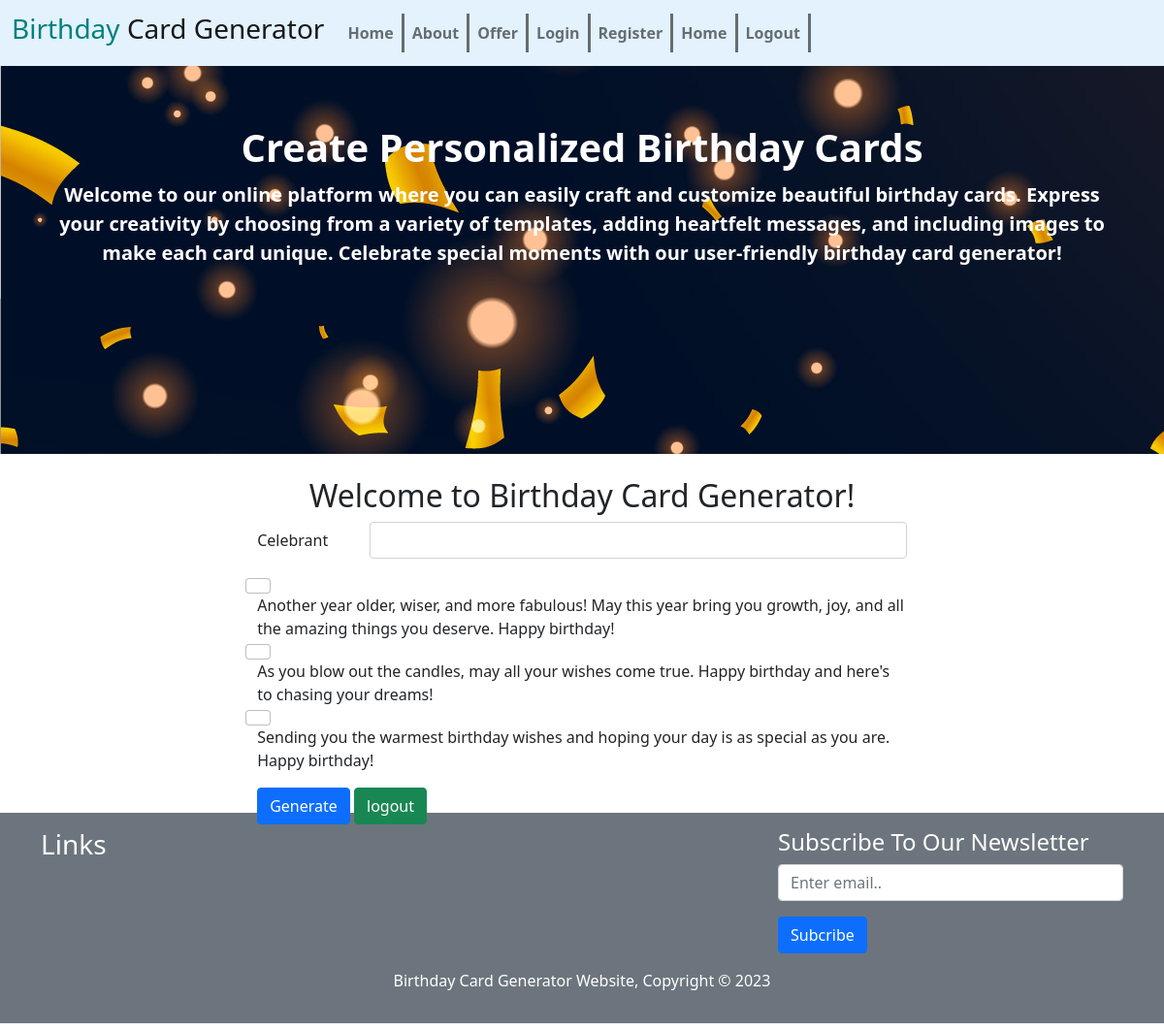
Screenshot of /home.php (signed in) with the database file from the repository.
### tables this page shows
CREATE TABLE `greetings` (
  `id` int(11) NOT NULL,
  `greetings` varchar(1000) NOT NULL,
  `date` timestamp NOT NULL DEFAULT current_timestamp() ON UPDATE current_timestamp()
);

### home.php (the view)
<?php include 'session.php' ?>
<?php include 'header.php' ?>
<?php include 'nav.php' ?>
        <section id="showcase">
            <div class="text-white">
                <h1>Create Personalized Birthday Cards</h1>
                <p>Welcome to our online platform where you can easily craft and customize beautiful birthday cards. Express your creativity by choosing from a variety of templates, adding heartfelt messages, and including images to make each card unique. Celebrate special moments with our user-friendly birthday card generator!
                </p>
            </div>
        </section>
        <section id="About">
            <div class="container" style="padding-top: 2%;">
                <center><h2>Welcome to Birthday Card Generator!</h2></center>
            <form style="margin-left: 20%; margin-right: 20%; height: 300px;" method="POST" action="b_generator.php">
            <div class="row mb-3">
                <label for="inputName" class="col-sm-2 col-form-label">Celebrant</label>
                <div class="col-sm-10">
                <input type="text" Name="inputName" class="form-control" id="inputName" required>
                </div>
            </div>
            <div class="row mb-3">
                <?php
                $res = mysqli_query($conn, "SELECT * FROM greetings");
                while ( $result = mysqli_fetch_assoc($res)) {
                ?>
             <input type="checkbox" id="wishes" name="wishes" value="<?php echo $result['id'];?>" class="form-check-input">
            <label for="wishes" class="form-check-label"><?php echo $result['greetings'];?> </label>
<?php
}
?>
            </div>
  <button type="submit" class="btn btn-primary">Generate</button>
  <a href="logout.php" class="btn btn-success">logout</a>
</form>
            </div>
        </section>
<?php include 'footer.php' ?>

### css/style.css (style rules this page uses)
#showcase { min-height: 400px; background: url('../img/birthday_card.jpg') 0 -400px; text-align: center; padding: 5%; font-weight: bold; }
#showcase h1 { margin-bottom:10px; font-weight: bold; }
#showcase p { font-size: 20px; }

### rows the page displays
greetings: greetings "Another year older, wiser, and more fabulous! May this year bring you growth, joy, and all the amazing things you deserve. Happy birthday!"
greetings: greetings "As you blow out the candles, may all your wishes come true. Happy birthday and here's to chasing your dreams!"
greetings: greetings "Sending you the warmest birthday wishes and hoping your day is as special as you are. Happy birthday!"
